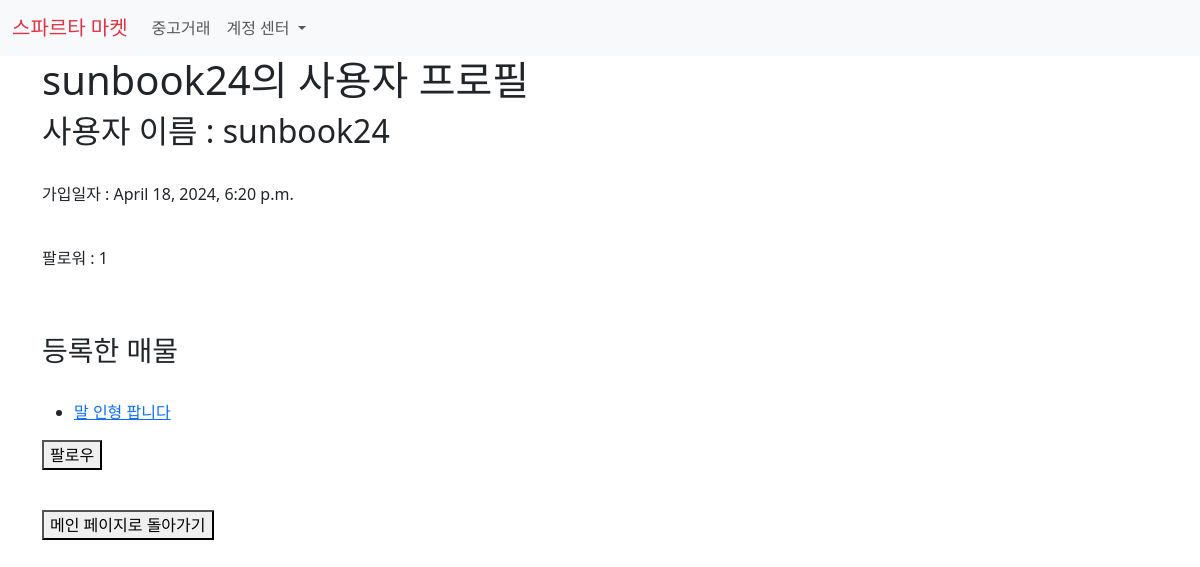
Before: /users/profile/sunbook24/ with the older database file.
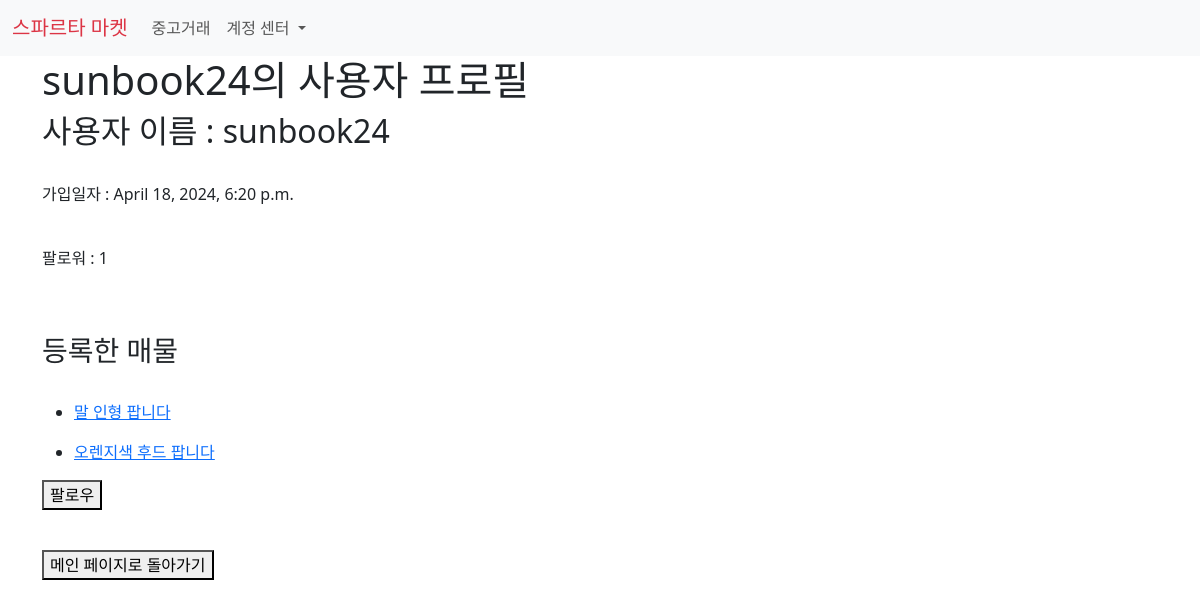
After: the same page with the newer database file.
### accounts/models.py (models this page shows)
class User(AbstractUser):
    followings = models.ManyToManyField(
        "self", related_name="followers", symmetrical=False
    )

### products/models.py (models this page shows, shortened)
class Product(models.Model):
    title = models.CharField(max_length=50)
    content = models.TextField()
    created_at = models.DateTimeField(auto_now_add=True)
    updated_at = models.DateTimeField(auto_now=True)
    image = models.ImageField(upload_to = "images/", blank=True)
    author = models.ForeignKey(
        settings.AUTH_USER_MODEL,
        on_delete = models.CASCADE,
        related_name="products"
        )
    like_users = models.ManyToManyField(
        settings.AUTH_USER_MODEL, related_name="like_products"
    )

### users/views.py (the view)
# urls.py: path("profile/<str:username>/", views.profile, name="profile"),
def profile(request, username):
    member = get_object_or_404(get_user_model(), username=username)
    context = {
        "member":member
    }
    return render(request, "profile.html", context)

### users/templates/profile.html (shortened to what this page needs)
{% extends "base.html" %}
{% block content %}
<h1>{{ member.username }}의 사용자 프로필</h1>
<div>
    <h2>사용자 이름 : {{ member.username }}</h2><br>
    <p>가입일자 : {{ member.date_joined }}</p><br>
    <p>
        팔로워 : {{ member.followers.count }}<br>
    </p><br><br>
    <h3>등록한 매물</h3><br>
    <ul>
        {% for product in member.products.all %}
        <li><a href="{% url "product_detail" product.pk %}">
            <p>{{ product.title }}</p>
        </a></li>
        {% endfor %}
    </ul>
    {% if request.user != member %}
        <form action="{% url "follow" member.pk%}" method="POST">
            {% if request.user in member.followers.all %}
                <button type="submit">팔로우 취소</button>
            {% else %}
                <button type="submit">팔로우</button>
            {% endif %}
        </form>
    {% endif %}
</p><br>
<a href="{% url "index" %}"><button>메인 페이지로 돌아가기</button></a>
{% endblock content %}

### templates/base.html (shortened to what this page needs)
{% load static %}
<!DOCTYPE html>
<html lang="en">
  <head>
    <link href="https://cdn.jsdelivr.net/npm/bootstrap@5.3.3/dist/css/bootstrap.min.css" rel="stylesheet">
    <link rel="stylesheet" href="{% static "css/style.css" %}">
  </head>
  <body>
    <nav class="navbar navbar-expand-lg bg-body-tertiary">
      <div class="container-fluid">
        <a class="navbar-brand text-danger" href="{% url "index" %}">스파르타 마켓</a>
        <div class="collapse navbar-collapse" id="navbarSupportedContent">
          <ul class="navbar-nav me-auto mb-2 mb-lg-0">
            <li class="nav-item">
              <a class="nav-link" aria-current="page" href="{% url "products" %}">중고거래</a>
            </li>
            {% if request.user.is_authenticated %}
            <li class="nav-item dropdown">
              <a class="nav-link dropdown-toggle" href="#" role="button" data-bs-toggle="dropdown" aria-expanded="false">
                내 계정
              </a>
              <ul class="dropdown-menu">
                <li><a class="dropdown-item" href="{% url "profile" user.username %}">내 프로필</a></li>
                <li><a class="dropdown-item" href="{% url "accounts:update" %}">회원정보 수정</a></li>
                <li>
                  <form action="{% url 'accounts:quit' %}" method="POST">
                    {% csrf_token %}
                    <button class="dropdown-item" type="submit">회원탈퇴</button>
                  </form>
                </li>
              <li><hr class="dropdown-divider"></li>
                <li>
                  <form action="{% url 'accounts:logout' %}" method="POST">
                    {% csrf_token %}
                    <button class="dropdown-item" type="submit">로그아웃</button>
                  </form>
                </li>
              </ul>
            </li>
            {% else %}
            <li class="nav-item dropdown">
              <a class="nav-link dropdown-toggle" href="#" role="button" data-bs-toggle="dropdown" aria-expanded="false">
                계정 센터
              </a>
            </li>
            {% endif %}
          </ul>
        </div>
      </div>
    </nav>
    <div class="container">
    {% block content %}
    {% endblock content %}
    </div>
  </body>
</html>

Changed rows visible on the page:
added Product: title "오렌지색 후드 팝니다"
